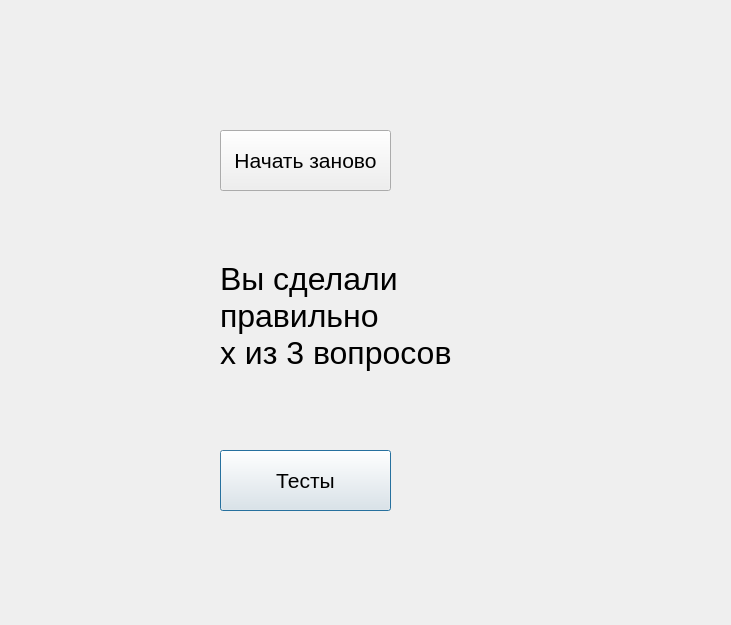
<?xml version="1.0" encoding="UTF-8"?>
<ui version="4.0">
 <class>Dialog</class>
 <widget class="QDialog" name="Dialog">
  <property name="geometry">
   <rect>
    <x>0</x>
    <y>0</y>
    <width>731</width>
    <height>625</height>
   </rect>
  </property>
  <property name="windowTitle">
   <string>Dialog</string>
  </property>
  <widget class="QPushButton" name="pushButton_2">
   <property name="geometry">
    <rect>
     <x>220</x>
     <y>450</y>
     <width>171</width>
     <height>61</height>
    </rect>
   </property>
   <property name="font">
    <font>
     <pointsize>16</pointsize>
    </font>
   </property>
   <property name="text">
    <string>Тесты</string>
   </property>
  </widget>
  <widget class="QLabel" name="label">
   <property name="geometry">
    <rect>
     <x>220</x>
     <y>200</y>
     <width>241</width>
     <height>231</height>
    </rect>
   </property>
   <property name="font">
    <font>
     <pointsize>24</pointsize>
    </font>
   </property>
   <property name="text">
    <string>Вы сделали
правильно
x из 3 вопросов</string>
   </property>
  </widget>
  <widget class="QPushButton" name="pushButton">
   <property name="geometry">
    <rect>
     <x>220</x>
     <y>130</y>
     <width>171</width>
     <height>61</height>
    </rect>
   </property>
   <property name="font">
    <font>
     <pointsize>16</pointsize>
    </font>
   </property>
   <property name="text">
    <string>Начать заново</string>
   </property>
  </widget>
 </widget>
 <resources/>
 <connections/>
</ui>
